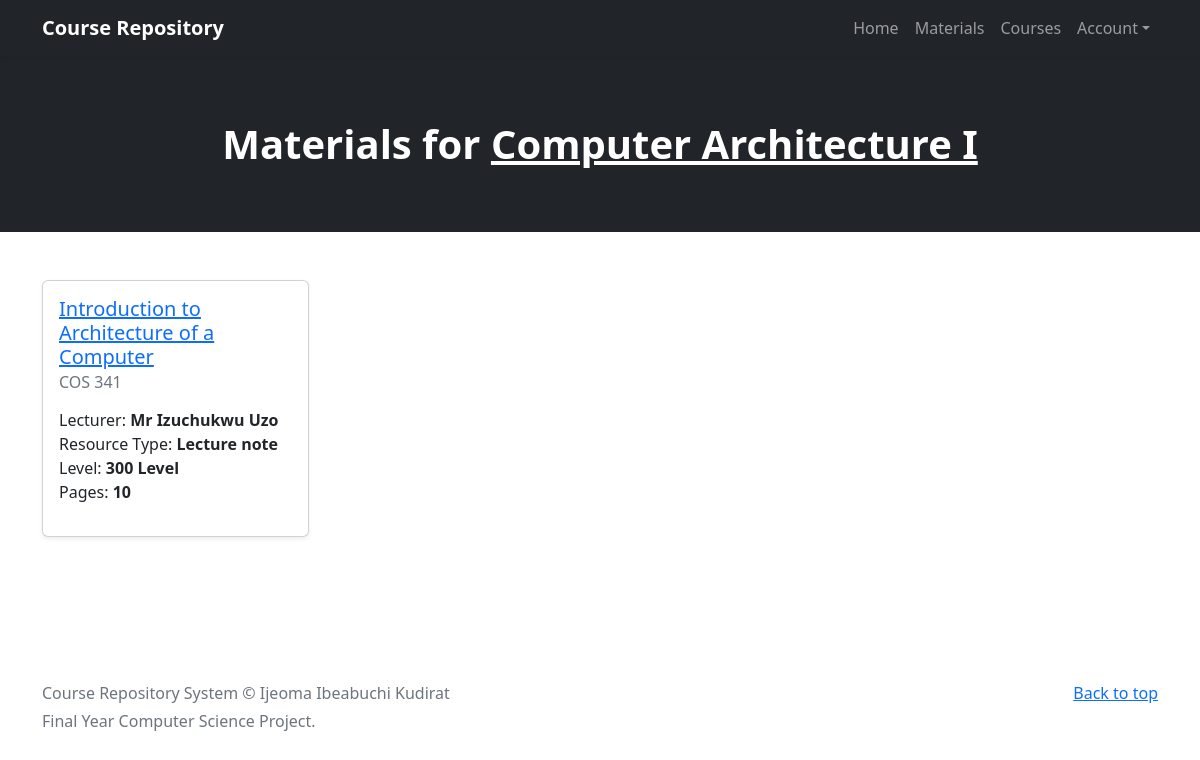
The app's page /course/computer-architecture-i/ with its own data.
### repository/models.py (models this page shows, shortened)
class Course(models.Model):
    title = models.CharField(max_length=100)
    slug = models.SlugField(max_length=100, unique=True)
    code = models.CharField(max_length=10)
    level = models.ForeignKey(Level, on_delete=models.CASCADE)
    class Meta:
        ordering = ['title']

class Material(models.Model):
    name = models.CharField(max_length=100)
    slug = models.SlugField(max_length=100, unique=True)
    course = models.ForeignKey(Course, on_delete=models.CASCADE)
    document = models.FileField(upload_to='materials')
    resource_type = models.ForeignKey(ResourceType, on_delete=models.PROTECT)
    pages = models.PositiveSmallIntegerField()
    lecturer = models.CharField(max_length=50)
    impressions = models.PositiveIntegerField(default=0)
    created = models.DateTimeField(auto_now_add=True)
    updated = models.DateTimeField(auto_now=True)
    class Meta:
        ordering = ['name']
    def get_absolute_url(self):
        return reverse('course_material', kwargs={'slug': self.slug})

class ResourceType(models.Model):
    name = models.CharField(max_length=20, unique=True)
    slug = models.SlugField(max_length=20, unique=True)
    created = models.DateTimeField(auto_now_add=True)
    updated = models.DateTimeField(auto_now=True)
    def __str__(self):
        return self.name

class Level(models.Model):
    year = models.CharField(max_length=10)
    slug = models.SlugField(max_length=10, unique=True)
    def __str__(self):
        return self.year

### repository/views.py (the view)
# urls.py: path('course/<slug:slug>/', views.course_detail, name='course_detail'),
def course_detail(request, slug):
    course = get_object_or_404(Course, slug=slug)
    materials = Material.objects.filter(course=course)
    template_name = 'course_detail.html'
    context = {
        'course': course,
        'materials': materials,
    }
    return render(request, template_name, context)

### templates/course_detail.html (shortened to what this page needs)
{% extends "base.html" %}
{% block content %}
<section class="py-3 bg-dark">
    <div class="container px-5 my-5">
        <div class="text-center text-white">
            <h1 class="fw-bolder">Materials for <u>{{ course.title }}</u></h1>
        </div>
    </div>
</section>
<div class="py-5">
    <div class="container">
        <div class="row g-3 mb-5">
            {% for material in materials %}
            {% include 'partials/_material_item.html' %}
            {% empty %}
            <p>No record available.</p>
            {% endfor %}
        </div>
    </div>
</div>
{% endblock %}

### templates/partials/_material_item.html
<div class="col-lg-3 col-md-6 col-12">
    <div class="card shadow-sm">
        <div class="card-body">
            <h5 class="card-title"><a href="{{ material.get_absolute_url }}">{{ material.name }}</a></h5>
            <h6 class="card-subtitle mb-2 text-muted">{{ material.course.code }}</h6>
            <p class="card-text">
                <ul class="list-unstyled">
                    <li>Lecturer: <strong>{{ material.lecturer }}</strong></li>
                    <li>Resource Type: <strong>{{ material.resource_type }}</strong></li>
                    <li>Level: <strong>{{ material.course.level }}</strong></li>
                    <li>Pages: <strong>{{ material.pages }}</strong></li>
                </ul>
            </p>
        </div>
    </div>
</div>

### records on screen
Course: title "Computer Architecture I"
Material: name "Introduction to Architecture of a Computer", course.code "COS 341", lecturer "Mr Izuchukwu Uzo", resource_type "Lecture note", course.level "300 Level", pages "10"
